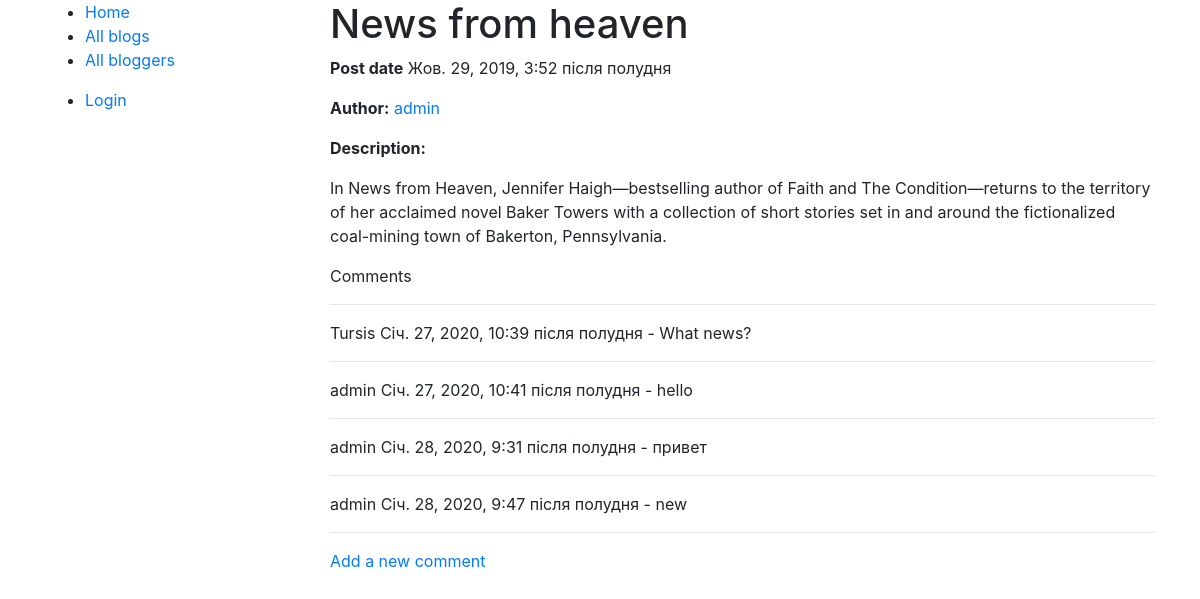
The page /blog/blogs/1/ on the database its author committed.
### blog/models.py (models this page shows, shortened)
class Blog(models.Model):
    name = models.CharField(max_length=200, help_text="Enter your name blog here.")
    author = models.ForeignKey(BlogAuthor, on_delete=models.SET_NULL, null=True)
    description = models.TextField(max_length=400, help_text="Enter your blog text here.")
    pub_date = models.DateTimeField('date published')

class BlogAuthor(models.Model):
    user = models.ForeignKey(User, on_delete=models.SET_NULL, null=True)
    bio = models.TextField(max_length=400, help_text="Enter your bio details here.")
    def __str__(self):
        return self.user.username

class BlogComment(models.Model):
    author = models.ForeignKey(User, on_delete=models.SET_NULL, null=True)
    description = models.TextField(max_length=400, help_text='Enter your comment here')
    blog = models.ForeignKey(Blog, on_delete=models.SET_NULL, null=True)
    pub_date = models.DateTimeField(auto_now_add=True)
    class Meta:
        ordering = ['pub_date']

### blog/views.py (the view)
# urls.py: url('^blogs/(?P<pk>[0-9]+)/$', views.BlogDetailView.as_view(), name='blog-detail'),
class BlogDetailView(generic.DetailView):
    model = Blog

### blog/templates/blog/blog_detail.html
{% extends "base_generic.html" %}
{% block content %}
	<h1>{{ blog.name }}</h1>
	<p><strong>Post date</strong> {{ blog.pub_date }}</p>
	<p><strong>Author:</strong><a href="{% url 'blog:bloggers-detail' blog.author.pk %}"> {{ blog.author }}</a></p>
	<p><strong>Description:</strong></p> <p>{{ blog.description }} </p>
	<p>Comments</p>
	{% for comment in blog.blogcomment_set.all %}
		<hr>
		<p>{{ comment.author }} {{ comment.pub_date }} - {{ comment.description }}</p>
	{% endfor %}
	<hr>
	<a href="{% url 'blog:blog-comment'  blog.pk %}">Add a new comment</a>
{% endblock %}

### rows shown on the page
Blog: name "News from heaven", pub_date "Жов. 29, 2019, 3:52 після полудня", author "admin", description "In News from Heaven, Jennifer Haigh—bestselling author of Faith and The Condition—returns to the territory of her acclaimed novel Baker Towers with a collection of short stories set in and around the fictionalized coal-mining town of Bakerton, Pennsylvania."
BlogComment: author "Tursis", pub_date "Січ. 27, 2020, 10:39 після полудня", description "What news?"
BlogComment: author "admin", pub_date "Січ. 27, 2020, 10:41 після полудня", description "hello"
BlogComment: author "admin", pub_date "Січ. 28, 2020, 9:31 після полудня", description "привет"
BlogComment: author "admin", pub_date "Січ. 28, 2020, 9:47 після полудня", description "new"
